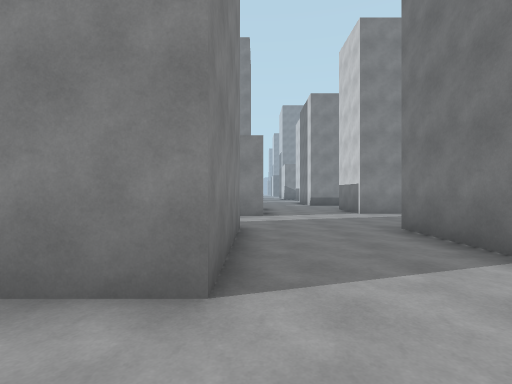
View 1 (above)

19 first-person views from a walk through a 3-D level made in the Unity game engine. The camera is 1.4 m above the floor, looks level and sees 85° across. The floor is counted in squares, 2 m on a side. Each view is taken from the middle of a square. On the plan, view 1 faces up. The plan holds only what a view shows up to about 9 squares ahead; the rest is blank. The place goes on beyond the plan.

View 2
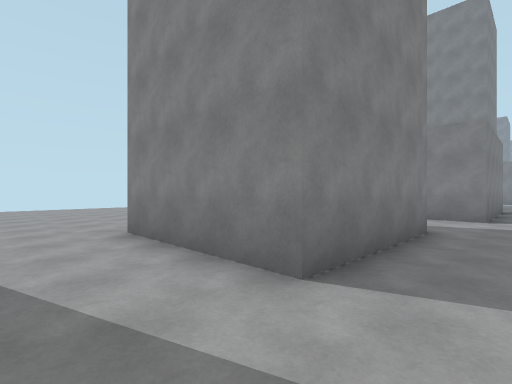

View 3
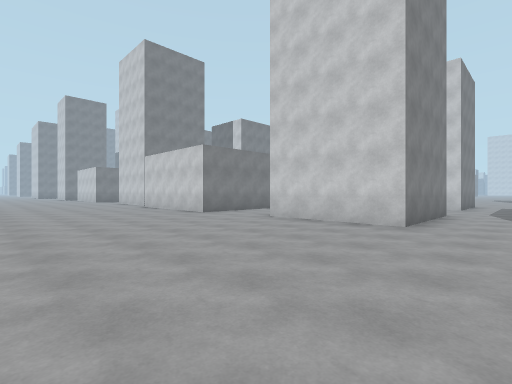

View 4
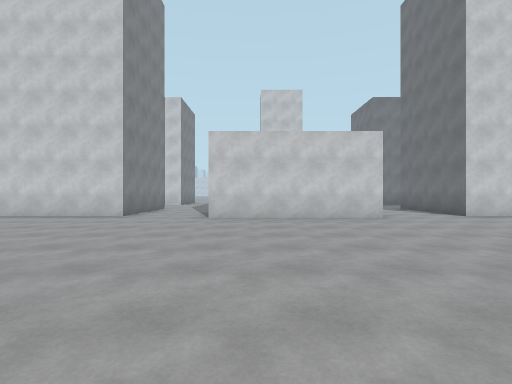

View 5
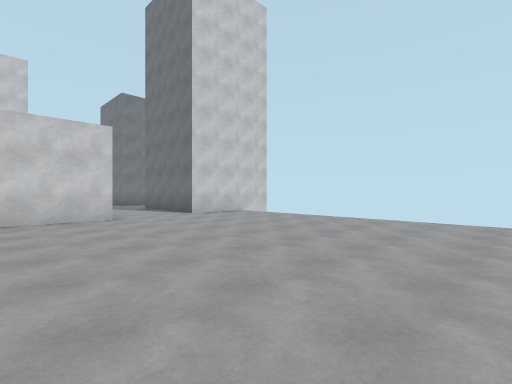

View 6
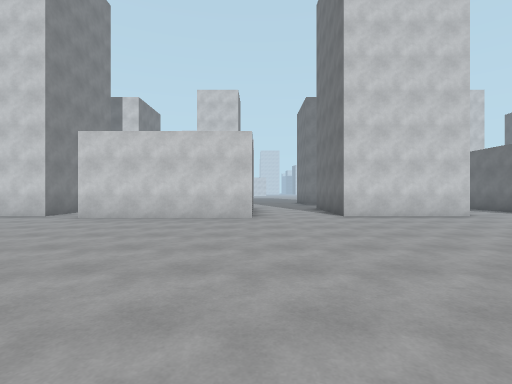

View 7
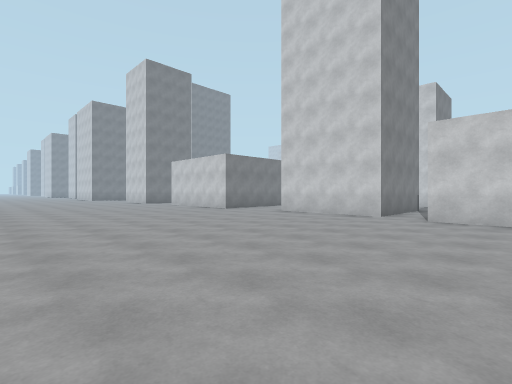

View 8
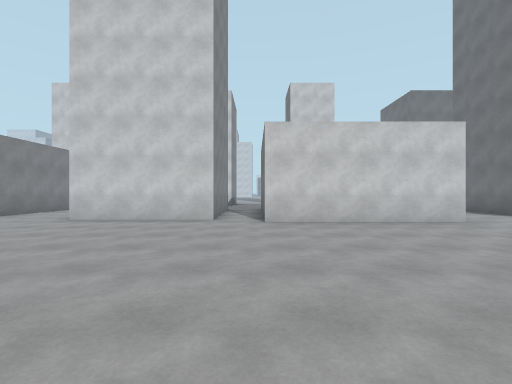

View 9
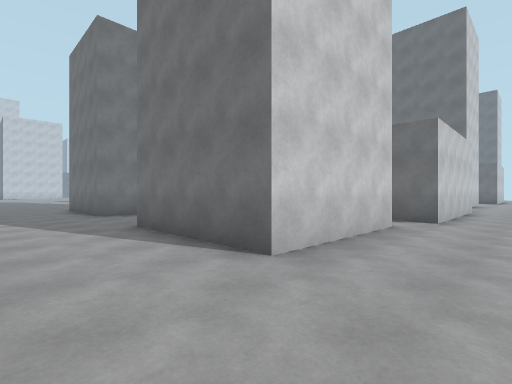

View 10
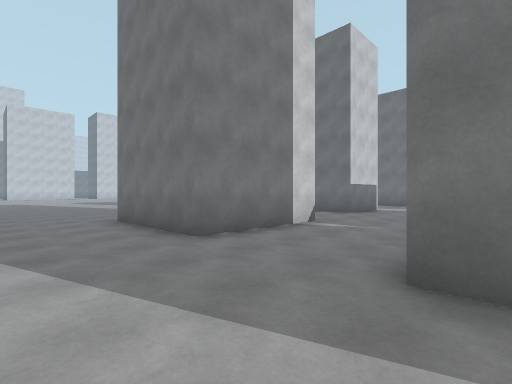

View 11
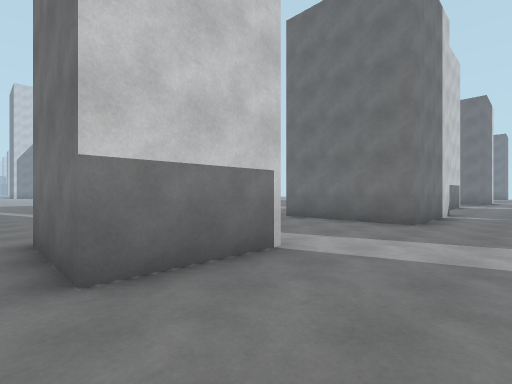

View 12
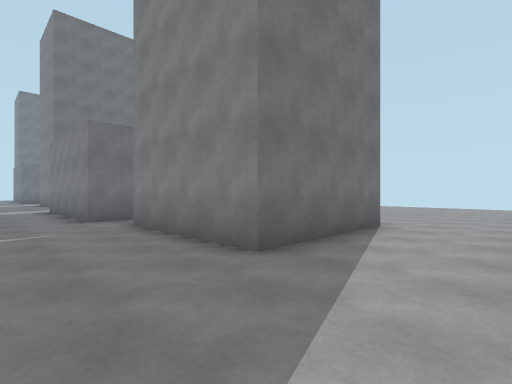

View 13
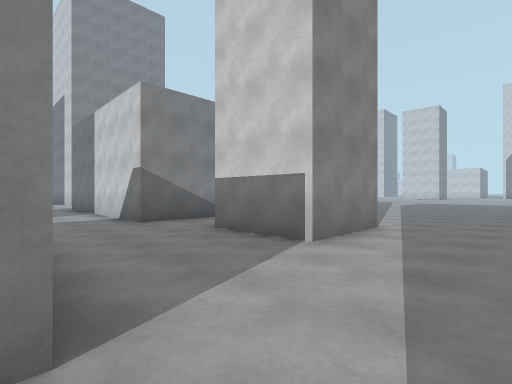

View 14
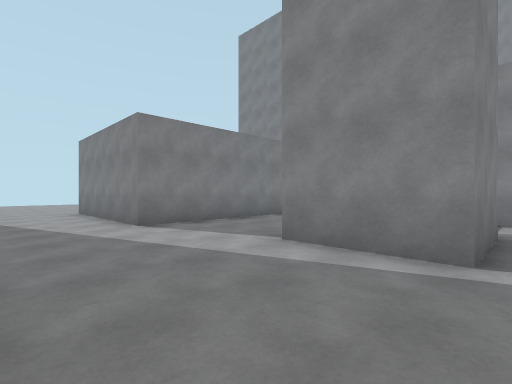

View 15
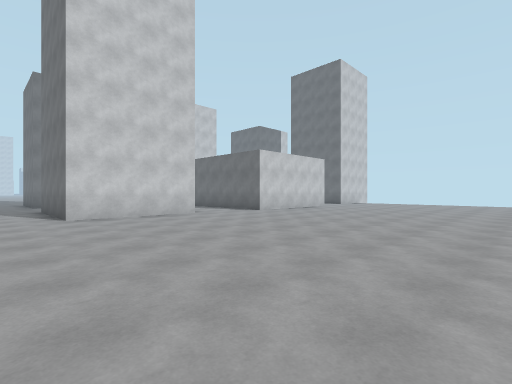

View 16
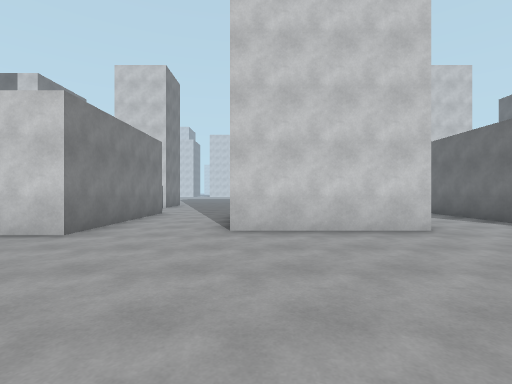

View 17
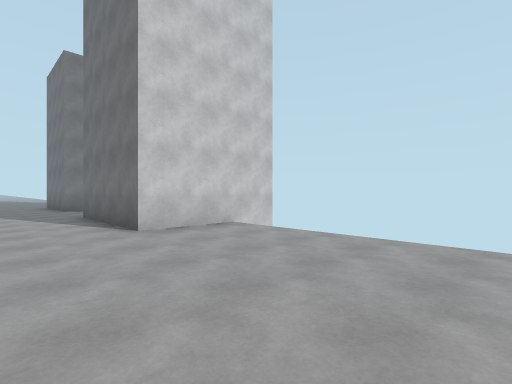

View 18
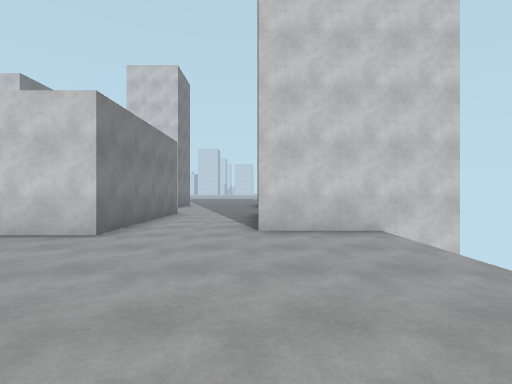

View 19
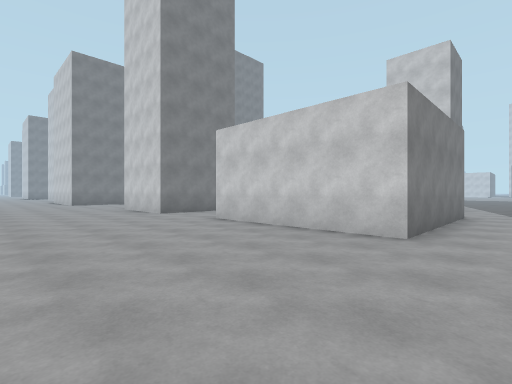

### Floor plan
Points are (right, up) in squares from view 1. A wall is a line through its corners. A room is listed if a view was taken in it or the views show most of it. See-through windows are left out.
Room 1 (views 1, 3, 4, 5, 6, 7, 8, 9, 10, 11, 12, 13, 14, 15, 16, 17, 18, 19)
walls: (-4, 14.1) (-4, 17.7) (-0.3, 17.7) (-0.3, 14); (-0.9, 12.8) (0.2, 12.8); (0.2, 25) (0.2, 20.3) (-4.5, 20.3) (-4.5, 25.1); (2.8, 14.1) (2.8, 17.7) (6.1, 17.7); (0.2, 8.1) (-4.5, 8.1) (-4.5, 12.8); (5.6, 21.2) (3.3, 21.2) (3.3, 23.5) (5.6, 23.5); (5.8, 25.4) (2.8, 25.4) (2.8, 29.1); (-0.3, 1.8) (-4, 1.8) (-4, 5.5) (-0.9, 5.5); (-2.8, -0.7) (0, -0.7); (0, -5.4) (-4.5, -5.4) (-4.5, -0.6); (-4, -11.5) (-4, -8.1) (-0.4, -8.1)
ways out: opening at (-0.5, -6.5) to room 2; opening at (-0.5, 0.5) to room 2; opening at (-0.5, 6.5) to room 2; opening at (1.5, 14) to room 2; opening at (4.5, 24.5) to room 2; opening at (5.7, 19) to room 2
Room 2 (view 2)
walls: (4.8, 9) (3.2, 9); (0.2, 12.8) (0.2, 8.1); (2.8, 3) (2.8, 5.4); (-0.3, 5.5) (-0.3, 1.8); (5.6, 23.5) (5.6, 21.2)
ways out: opening at (-0.5, -6.5) to room 1; opening at (-0.5, 0.5) to room 1; opening at (-0.5, 6.5) to room 1; opening at (1.5, 14) to room 1; opening at (4.5, 24.5) to room 1; opening at (5.7, 19) to room 1

Where each view was taken, in squares from view 1:
view 1: 0 up, 0 right, facing up
view 2: 0 up, 1 right, facing up-left
view 3: 0 up, 10 left, facing up-right
view 4: 2 down, 12 left, facing right
view 5: 3 down, 12 left, facing down-right
view 6: 8 up, 12 left, facing right
view 7: 11 up, 12 left, facing up-right
view 8: 13 up, 11 left, facing right
view 9: 20 up, 6 left, facing down-right
view 10: 20 up, 1 left, facing down-right
view 11: 24 up, 1 right, facing down-right
view 12: 20 up, 2 right, facing down-left
view 13: 19 up, 0 right, facing up-right
view 14: 18 up, 6 right, facing up-left
view 15: 7 up, 12 left, facing down-right
view 16: 5 up, 9 left, facing right
view 17: 6 down, 9 left, facing down-right
view 18: 8 down, 9 left, facing right
view 19: 19 up, 9 left, facing up-right
